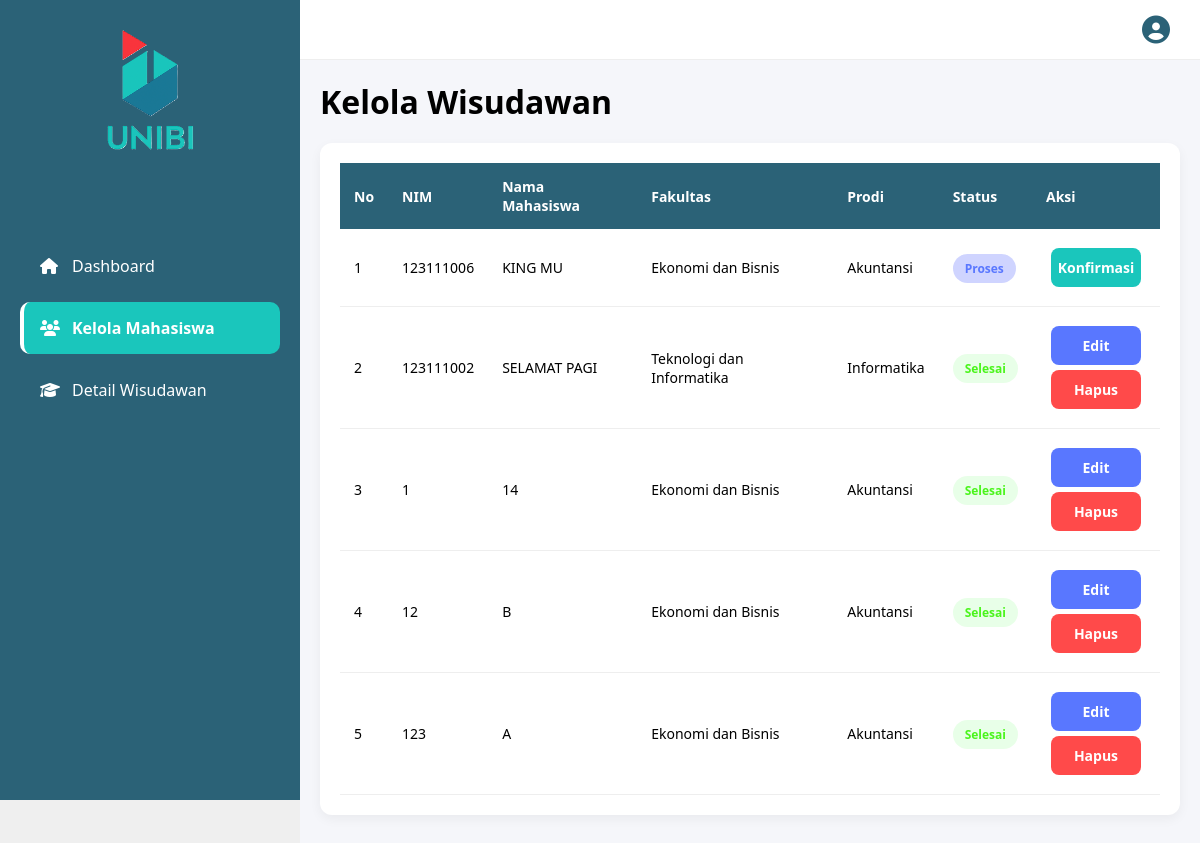
The app's page /views/petugas/kelola_mahasiswa.php (signed in), older data.
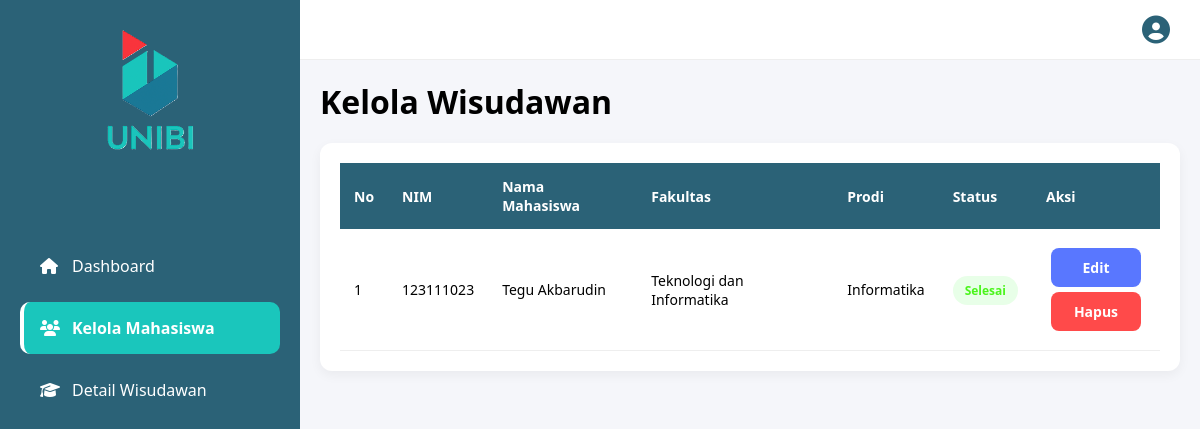
The same page, newer data.
### tables this page shows
CREATE TABLE `proses_wisuda` (
  `id_proses` int NOT NULL,
  `id_mahasiswa` int NOT NULL,
  `id_pendamping` int DEFAULT NULL,
  `id_petugas` int DEFAULT NULL,
  `status_proses` enum('proses','selesai') DEFAULT 'proses',
  `is_edited` int DEFAULT '0'
);

CREATE TABLE `mahasiswa` (
  `id_mahasiswa` int NOT NULL,
  `id_prodi` int NOT NULL,
  `id_fakultas` int NOT NULL,
  `id_akses` int NOT NULL,
  `nim` varchar(20) NOT NULL,
  `nama_mahasiswa` varchar(50) NOT NULL,
  `sk_wisuda` longblob,
  `password` varchar(255) DEFAULT NULL
);

CREATE TABLE `fakultas` (
  `id_fakultas` int NOT NULL,
  `nama_fakultas` varchar(30) NOT NULL
);

CREATE TABLE `prodi` (
  `id_prodi` int NOT NULL,
  `id_fakultas` int NOT NULL,
  `nama_prodi` varchar(30) NOT NULL
);

### views/petugas/kelola_mahasiswa.php (the view, shortened to what this page needs)
<?php
include_once __DIR__ . '/../../config/config.php';
$sql = "SELECT p.id_proses, m.nama_mahasiswa, m.nim, pr.nama_prodi, f.nama_fakultas, p.status_proses
        FROM proses_wisuda p
        JOIN mahasiswa m ON p.id_mahasiswa = m.id_mahasiswa
        JOIN prodi pr ON m.id_prodi = pr.id_prodi
        JOIN fakultas f ON pr.id_fakultas = f.id_fakultas
        ORDER BY p.id_proses DESC";
$query = mysqli_query($conn, $sql);
?>
<h1>Kelola Wisudawan</h1>
<div class="table-container">
  <table>
    <thead>
      <tr>
        <th>No</th>
        <th>NIM</th>
        <th>Nama Mahasiswa</th>
        <th>Fakultas</th>
        <th>Prodi</th>
        <th>Status</th>
        <th>Aksi</th>
      </tr>
    </thead>
    <tbody>
      <?php $no = 1;
      while ($data = mysqli_fetch_assoc($query)) : ?>
        <tr>
          <td><?= $no++; ?></td>
          <td><?= $data['nim']; ?></td>
          <td><?= $data['nama_mahasiswa']; ?></td>
          <td><?= $data['nama_fakultas']; ?></td>
          <td><?= $data['nama_prodi']; ?></td>
          <td>
            <span class="<?= $data['status_proses'] === 'proses' ? 'status-proses' : 'status-selesai'; ?>">
              <?= ucfirst($data['status_proses']); ?>
            </span>
          </td>
          <td>
            <?php if ($data['status_proses'] === 'proses') : ?>
              <a href="#"
                class="btn btn-konfirmasi"
                onclick="konfirmasiWisuda(<?= $data['id_proses']; ?>)">
                Konfirmasi
              </a>
            <?php else : ?>
              <a href="edit_wisuda.php?id=<?= $data['id_proses']; ?>" class="btn btn-edit">Edit</a>
              <a href="#"
                class="btn btn-hapus"
                onclick="hapusWisuda(<?= $data['id_proses']; ?>)">
                Hapus
              </a>
            <?php endif; ?>
          </td>
        </tr>
      <?php endwhile; ?>
    </tbody>
  </table>
</div>
<?php
$content = ob_get_clean();
include_once __DIR__ . '/../layout/layout.php';
?>

### views/layout/layout.php (shortened to what this page needs)
<?php
function isActive($page) {
    $currentPage = basename($_SERVER['PHP_SELF']);
    return $currentPage === $page ? 'active' : '';
}
?>
<!DOCTYPE html>
<html lang="id">
<head>
    <link rel="stylesheet" href="/UNIBI_WISUDA/style/style.css">
<?php if ($_SESSION['role'] === 'petugas'): ?>
    <link rel="stylesheet" href="/UNIBI_WISUDA/style/petugas/dashboard.css">
    <link rel="stylesheet" href="/UNIBI_WISUDA/style/petugas/kelola_mahasiswa.css">
<?php endif; ?>
    <link rel="stylesheet" href="https://cdnjs.cloudflare.com/ajax/libs/font-awesome/6.5.0/css/all.min.css">
</head>
<body class="dashboard-page">
<nav class="navbar">
    <div class="navbar-right">
        <div class="user-dropdown">
            <button class="user-btn" onclick="toggleUserDropdown()">
                <i class="fas fa-user-circle"></i>
            </button>
        </div>
    </div>
</nav>
<div class="sidebar">
      <div class="sidebar-header">
    <img src="/UNIBI_WISUDA/uploads/logo.png" class="logo">
    </div>
    <?php if ($_SESSION['role'] === 'petugas'): ?>
        <a href="/UNIBI_WISUDA/views/petugas/dashboard_petugas.php" class="sidebar-link <?= isActive('dashboard_petugas.php') ?>">
            <i class="fas fa-home"></i> Dashboard
        </a>
        <a href="/UNIBI_WISUDA/views/petugas/kelola_mahasiswa.php" class="sidebar-link <?= isActive('kelola_mahasiswa.php') ?>">
            <i class="fas fa-users"></i> Kelola Mahasiswa
        </a>
        <a href="/UNIBI_WISUDA/views/petugas/detail_wisuda.php" class="sidebar-link <?= isActive('detail_wisuda.php') ?>">
            <i class="fas fa-graduation-cap"></i> Detail Wisudawan
        </a>
    <?php endif; ?>
</div>
<div class="main">
    <?= $content ?>
</div>
</body>
</body>
</html>

### style/style.css (style rules this page uses)
:root { --primary: #2B6277; --secondary: #1AC6BC; --bg-main: #EFEFEF; --card-bg: #ffffff; --card-shadow: rgba(0,0,0,0.05); --icon-bg-blue: #cfd4ff; --icon-color-blue: #5977ff; --icon-color-red: #ff4a4a; --icon-color-green: #4AF51B; --icon-color-red-hover: #e03131; --icon-color-blue-hover: #4256ed; --icon-color-green-hover: #4AF51B; }
* { margin: 0; padding: 0; box-sizing: border-box; font-family: 'Segoe UI', Arial, sans-serif; }
body.dashboard-page { display: flex; background: var(--bg-main); }
.sidebar { position: fixed; top: 0; left: 0; width: 300px; min-height: 100vh; background: var(--primary); color: white; padding: 20px; z-index: 1000; overflow-y: auto; }
.main { margin-left: 300px; padding: 24px; min-height: 100vh; background: #f5f6fa; }
.sidebar-header { display: flex; justify-content: center; align-items: center; margin-bottom: 40px; }
.sidebar-header img { width: 120px; height: auto; }
.sidebar img { width: 150px; margin-bottom: 30px; }
.sidebar-link { width: 100%; padding: 15px 20px; margin-bottom: 10px; color: white; text-decoration: none; text-align: left; border-radius: 10px; display: flex; align-items: center; gap: 12px; transition: 0.3s; }
.sidebar-link i { font-size: 16px; min-width: 20px; }
.sidebar-link.active { background: var(--secondary); font-weight: bold; border-left: 4px solid white; padding-left: 16px; }
.sidebar a { width: 100%; padding: 15px 20px; margin-bottom: 10px; color: white; text-decoration: none; text-align: left; border-radius: 10px; }
.main { flex: 1; padding: 20px; }
.navbar { position: fixed; top: 0; right: 0; width: calc(100% - 300px); height: 60px; background: white; border-bottom: 1px solid #eee; display: flex; align-items: center; justify-content: flex-end; padding-right: 30px; z-index: 100; }
.navbar-right { display: flex; align-items: center; }
.user-dropdown { position: relative; }
.user-btn { background: none; border: none; cursor: pointer; font-size: 28px; color: var(--primary); padding: 0; display: flex; align-items: center; transition: 0.3s; }
.main { margin-top: 60px; flex: 1; padding: 20px; }

### style/petugas/kelola_mahasiswa.css (style rules this page uses)
.table-container { margin-top: 30px; background: white; padding: 20px; border-radius: 10px; }
table { width: 100%; border-collapse: collapse; }
th, td { padding: 14px; text-align: left; font-size: 14px; }
thead { background: #f5f5f5; }
tbody tr { border-bottom: 1px solid #eee; }
body { background: var(--bg-main); font-family: 'Segoe UI', Arial, sans-serif; }
.table-container { background: var(--card-bg); padding: 20px; border-radius: 12px; box-shadow: 0 4px 12px var(--card-shadow); margin-top: 20px; overflow-x: auto; }
thead { background: var(--primary); color: white; }
th { padding: 14px; font-size: 14px; text-align: left; font-weight: 600; }
td { padding: 14px; font-size: 14px; border-bottom: 1px solid #eee; }
.status-selesai { background: #e8ffe8; color: var(--icon-color-green); padding: 6px 12px; border-radius: 20px; font-size: 12px; font-weight: 600; }
.btn { display: flex; align-items: center; justify-content: center; margin-right: 6px; white-space: nowrap; min-height: 32px; min-width: 60px; }
.btn-edit { background: var(--icon-color-blue); color: var(--card-bg); }
.btn-hapus { background: var(--icon-color-red); color: var(--card-bg); }
.btn { padding: 10px; border-radius: 8px; font-weight: 600; font-size: 14px; text-decoration: none; border: none; cursor: pointer; width: 90px; margin: 5px; }
.status-proses { background: var(--icon-bg-blue); color: var(--icon-color-blue); padding: 6px 12px; border-radius: 20px; font-size: 12px; font-weight: 600; }
.btn-konfirmasi { background: var(--secondary); color: white; }

Row changes from the older to the newer data that the page shows:
removed proses_wisuda: id_mahasiswa.nim "123111006", id_mahasiswa.nama_mahasiswa "KING MU", fakultas.nama_fakultas "Ekonomi dan Bisnis", prodi.nama_prodi "Akuntansi", status_proses "Proses"
removed proses_wisuda: id_mahasiswa.nim "123111002", id_mahasiswa.nama_mahasiswa "SELAMAT PAGI", fakultas.nama_fakultas "Teknologi dan Informatika", prodi.nama_prodi "Informatika", status_proses "Selesai"
removed proses_wisuda: id_mahasiswa.nim "1", id_mahasiswa.nama_mahasiswa "14", fakultas.nama_fakultas "Ekonomi dan Bisnis", prodi.nama_prodi "Akuntansi", status_proses "Selesai"
removed proses_wisuda: id_mahasiswa.nim "12", id_mahasiswa.nama_mahasiswa "B", fakultas.nama_fakultas "Ekonomi dan Bisnis", prodi.nama_prodi "Akuntansi", status_proses "Selesai"
removed proses_wisuda: id_mahasiswa.nim "123", id_mahasiswa.nama_mahasiswa "A", fakultas.nama_fakultas "Ekonomi dan Bisnis", prodi.nama_prodi "Akuntansi", status_proses "Selesai"
added proses_wisuda: id_mahasiswa.nim "123111023", id_mahasiswa.nama_mahasiswa "Tegu Akbarudin", fakultas.nama_fakultas "Teknologi dan Informatika", prodi.nama_prodi "Informatika", status_proses "Selesai"
